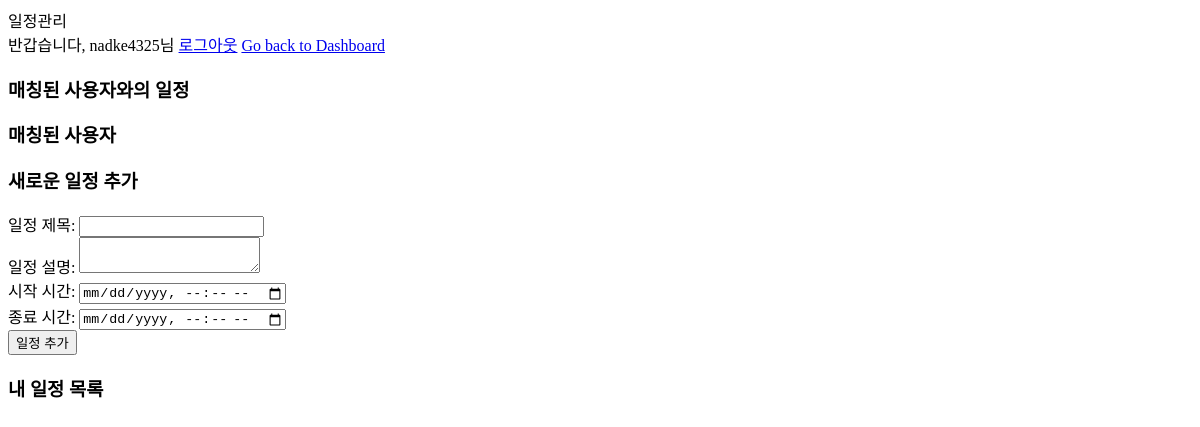
Page /schedule/ (signed in) on the earlier database version.
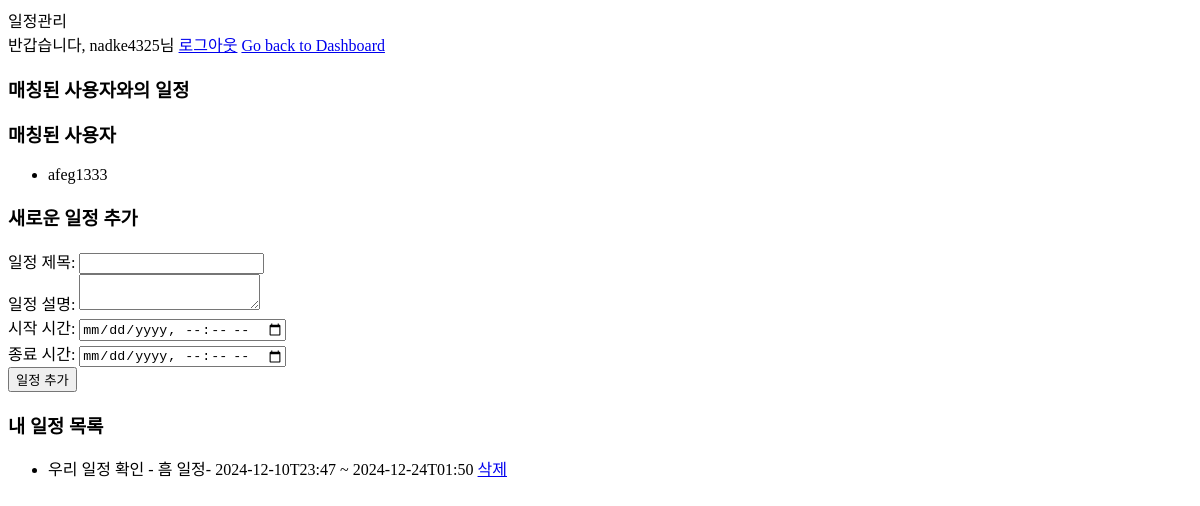
Same page on the later database version.
### tables this page shows
CREATE TABLE schedules (
            id INTEGER PRIMARY KEY AUTOINCREMENT,
            username TEXT NOT NULL,
            title TEXT NOT NULL,
            description TEXT,
            start_time TIMESTAMP NOT NULL,
            end_time TIMESTAMP NOT NULL,
            created_at TIMESTAMP DEFAULT CURRENT_TIMESTAMP);

### schedule.py (the view)
@schedule_bp.route('/schedule/')
def schedule():
    if 'username' not in session:
        return redirect('/account/')
    username = session['username']
    conn = get_db_connection()
    cursor = conn.cursor()
    cursor.execute("SELECT * FROM schedules WHERE username = ?", (username,))
    schedules = cursor.fetchall()
    cursor.execute("""SELECT DISTINCT CASE WHEN sender_username = ? THEN receiver_username ELSE sender_username END AS matched_user FROM matches WHERE (sender_username = ? OR receiver_username = ?) AND status = 'accepted'""", (username, username, username))
    matched_users = [{'username': row['matched_user']} for row in cursor.fetchall()]
    conn.close()
    return render_template('schedule.html', username=username, schedules=schedules, matched_users=matched_users)

### schedule.py (called while the page is built)
def get_db_connection():
    conn = sqlite3.connect('Table1.db')
    conn.row_factory = sqlite3.Row  # 결과를 딕셔너리 형식으로 반환
    return conn

### templates/schedule.html (shortened to what this page needs)
<!DOCTYPE html>
<html>
	<head>
	</head>
	<body>
		<div>일정관리</div>
		<span> 반갑습니다, {{ username }}님</span>
		<a href ="/logout">로그아웃</a>
		<a href="/dashboard/">Go back to Dashboard</a>
		<h3>매칭된 사용자와의 일정</h3>
		<h3>매칭된 사용자</h3>
		<ul>
			{% for user in matched_users %}
       			 <li>{{ user['username'] }}</li>
    		{% endfor %}
		</ul>
		<h3>새로운 일정 추가</h3>
		<form action="/schedule/add" method="POST">
			<label for="title">일정 제목:</label>
			<input type="text" name="title" id="title" required><br>
			<label for="description">일정 설명:</label>
			<textarea name="description" id="description"></textarea><br>
			<label for="start_time">시작 시간:</label>
			<input type="datetime-local" name="start_time" id="start_time" required><br>
			<label for="end_time">종료 시간:</label>
			<input type="datetime-local" name="end_time" id="end_time" required><br>
			<button type="submit">일정 추가</button>
		</form>
		<h3>내 일정 목록</h3>
		<ul>
			{% for schedule in schedules %}
				<li>
					{{ schedule['title'] }} - {{ schedule['description'] }}- {{ schedule['start_time'] }} ~ {{ schedule['end_time'] }}
					<a href="/schedule/delete/{{ schedule['id'] }}">삭제</a>
				</li>
			{% endfor %}
		</ul>
	</body>
</html>

Differences in the rows shown:
added schedules: username "nadke4325", title "우리 일정 확인", description "흠 일정", start_time "2024-12-10T23:47", end_time "2024-12-24T01:50"
Other differences:
{{ username }}: "nadke4325" → (not shown)
new list line: "afeg1333"
